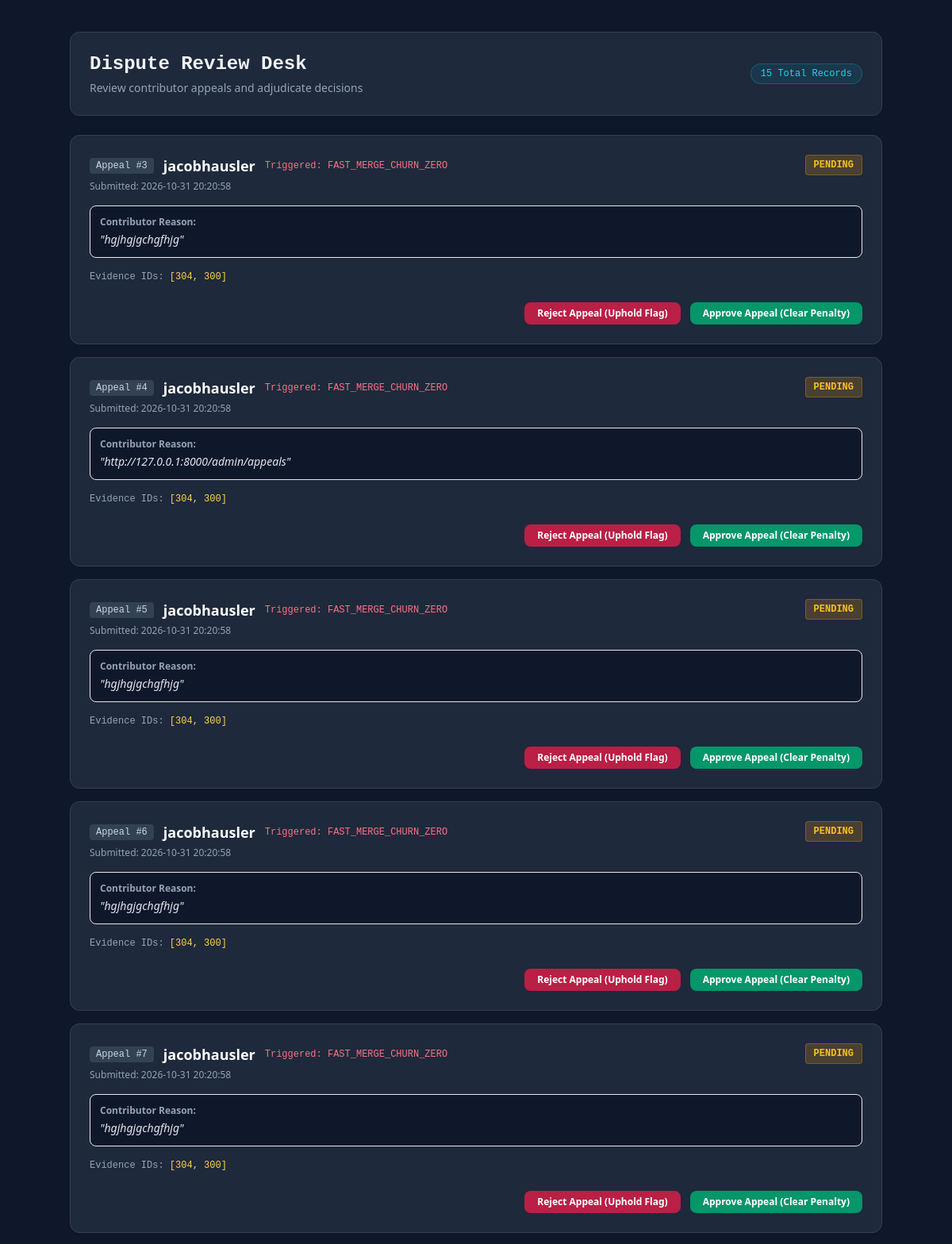
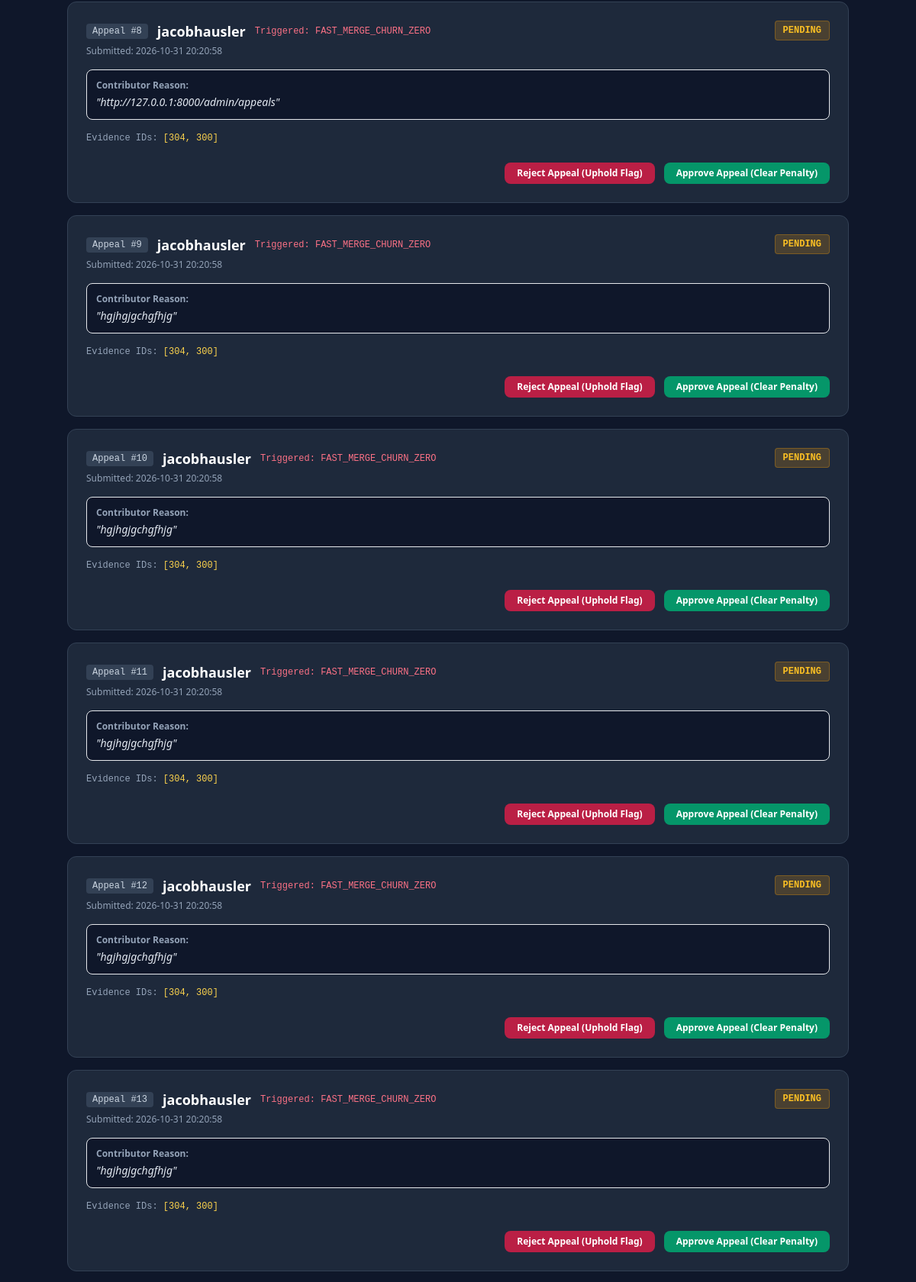
Page /admin/appeals (upper part) on the committed database (2 pictures, top to bottom).
### tables this page shows
CREATE TABLE appeals (
    id INTEGER PRIMARY KEY AUTOINCREMENT,
    decision_id INTEGER NOT NULL,
    reason TEXT NOT NULL,
    status TEXT DEFAULT 'PENDING',
    created_at TIMESTAMP DEFAULT CURRENT_TIMESTAMP,
    FOREIGN KEY(decision_id) REFERENCES decisions(id)
);

CREATE TABLE decisions (
    id INTEGER PRIMARY KEY AUTOINCREMENT,
    username TEXT NOT NULL,
    rule_id TEXT NOT NULL,
    flag TEXT NOT NULL,
    evidence_ids TEXT NOT NULL, -- JSON array of evidence IDs
    created_at TIMESTAMP DEFAULT CURRENT_TIMESTAMP
);

### api.py (the view)
@app.get("/admin/appeals", response_class=HTMLResponse)
def view_admin_appeals(request: Request):
    with sqlite3.connect(DB_PATH) as conn:
        conn.row_factory = sqlite3.Row
        cursor = conn.cursor()
        cursor.execute("""
            SELECT a.id, a.decision_id, a.reason, a.status, a.created_at,
                   d.username, d.rule_id, d.evidence_ids
            FROM appeals a
            LEFT JOIN decisions d ON a.decision_id = d.id
            ORDER BY a.created_at DESC
        """)
        appeals = [dict(row) for row in cursor.fetchall()]
        return templates.TemplateResponse(
            request=request,
            name="admin.html",
            context={"request": request, "appeals": appeals}
        )

### templates/admin.html (shortened to what this page needs)
<!DOCTYPE html>
<html lang="en">
<head>
    <script src="https://cdn.tailwindcss.com"></script>
</head>
<body class="bg-slate-900 text-slate-100 min-h-screen py-10 px-4">
    <div class="max-w-5xl mx-auto space-y-6">
        <div class="flex justify-between items-center bg-slate-800 border border-slate-700 rounded-xl p-6">
            <div>
                <h1 class="text-2xl font-bold font-mono">Dispute Review Desk</h1>
                <p class="text-sm text-slate-400 mt-1">Review contributor appeals and adjudicate decisions</p>
            </div>
            <span class="px-3 py-1 bg-cyan-500/10 text-cyan-400 border border-cyan-500/30 rounded-full text-xs font-mono">
                {{ appeals | length }} Total Records
            </span>
        </div>
        <div class="space-y-4">
            {% for a in appeals %}
            <div class="bg-slate-800 border border-slate-700 rounded-xl p-6 space-y-4">
                <div class="flex justify-between items-start">
                    <div>
                        <div class="flex items-center gap-3">
                            <span class="text-xs font-mono px-2 py-0.5 rounded bg-slate-700 text-slate-300">Appeal #{{ a.id }}</span>
                            <span class="text-lg font-bold text-white">{{ a.username }}</span>
                            <span class="text-xs font-mono text-rose-400">Triggered: {{ a.rule_id }}</span>
                        </div>
                        <div class="text-xs text-slate-400 mt-1">Submitted: {{ a.created_at }}</div>
                    </div>
                    <span class="px-2.5 py-1 rounded text-xs font-bold font-mono
                        {% if a.status == 'PENDING' %} bg-amber-500/20 text-amber-400 border border-amber-500/30
                        {% elif a.status == 'APPROVED' %} bg-emerald-500/20 text-emerald-400 border border-emerald-500/30
                        {% else %} bg-rose-500/20 text-rose-400 border border-rose-500/30 {% endif %}">
                        {{ a.status }}
                    </span>
                </div>
                <div class="bg-slate-900 border border-slate-750 rounded-lg p-3">
                    <div class="text-xs text-slate-400 font-semibold mb-1">Contributor Reason:</div>
                    <p class="text-sm text-slate-200 italic">"{{ a.reason }}"</p>
                </div>
                <div class="text-xs text-slate-400 font-mono">
                    Evidence IDs: <span class="text-amber-300">{{ a.evidence_ids }}</span>
                </div>
                {% if a.status == 'PENDING' %}
                <div class="flex justify-end gap-3 pt-2">
                    <button onclick="resolveAppeal({{ a.id }}, 'REJECTED')" class="px-4 py-1.5 bg-rose-600/80 hover:bg-rose-500 text-white rounded-lg text-xs font-semibold transition">
                        Reject Appeal (Uphold Flag)
                    </button>
                    <button onclick="resolveAppeal({{ a.id }}, 'APPROVED')" class="px-4 py-1.5 bg-emerald-600 hover:bg-emerald-500 text-white rounded-lg text-xs font-semibold transition">
                        Approve Appeal (Clear Penalty)
                    </button>
                </div>
                {% endif %}
            </div>
            {% endfor %}
        </div>
    </div>
</body>
</html>

### rows in the picture
appeals: id "3", username "jacobhausler", rule_id "FAST_MERGE_CHURN_ZERO", created_at "2026-10-31 20:20:58", status "PENDING", reason "hgjhgjgchgfhjg", evidence_ids "[304, 300]"
appeals: id "4", username "jacobhausler", rule_id "FAST_MERGE_CHURN_ZERO", created_at "2026-10-31 20:20:58", status "PENDING", reason "http://127.0.0.1:8000/admin/appeals", evidence_ids "[304, 300]"
appeals: id "5", username "jacobhausler", rule_id "FAST_MERGE_CHURN_ZERO", created_at "2026-10-31 20:20:58", status "PENDING", reason "hgjhgjgchgfhjg", evidence_ids "[304, 300]"
appeals: id "6", username "jacobhausler", rule_id "FAST_MERGE_CHURN_ZERO", created_at "2026-10-31 20:20:58", status "PENDING", reason "hgjhgjgchgfhjg", evidence_ids "[304, 300]"
appeals: id "7", username "jacobhausler", rule_id "FAST_MERGE_CHURN_ZERO", created_at "2026-10-31 20:20:58", status "PENDING", reason "hgjhgjgchgfhjg", evidence_ids "[304, 300]"
appeals: id "8", username "jacobhausler", rule_id "FAST_MERGE_CHURN_ZERO", created_at "2026-10-31 20:20:58", status "PENDING", reason "http://127.0.0.1:8000/admin/appeals", evidence_ids "[304, 300]"
appeals: id "9", username "jacobhausler", rule_id "FAST_MERGE_CHURN_ZERO", created_at "2026-10-31 20:20:58", status "PENDING", reason "hgjhgjgchgfhjg", evidence_ids "[304, 300]"
appeals: id "10", username "jacobhausler", rule_id "FAST_MERGE_CHURN_ZERO", created_at "2026-10-31 20:20:58", status "PENDING", reason "hgjhgjgchgfhjg", evidence_ids "[304, 300]"
appeals: id "11", username "jacobhausler", rule_id "FAST_MERGE_CHURN_ZERO", created_at "2026-10-31 20:20:58", status "PENDING", reason "hgjhgjgchgfhjg", evidence_ids "[304, 300]"
appeals: id "12", username "jacobhausler", rule_id "FAST_MERGE_CHURN_ZERO", created_at "2026-10-31 20:20:58", status "PENDING", reason "hgjhgjgchgfhjg", evidence_ids "[304, 300]"
appeals: id "13", username "jacobhausler", rule_id "FAST_MERGE_CHURN_ZERO", created_at "2026-10-31 20:20:58", status "PENDING", reason "hgjhgjgchgfhjg", evidence_ids "[304, 300]"

### other values in the picture
{{ appeals | length }} "15"
